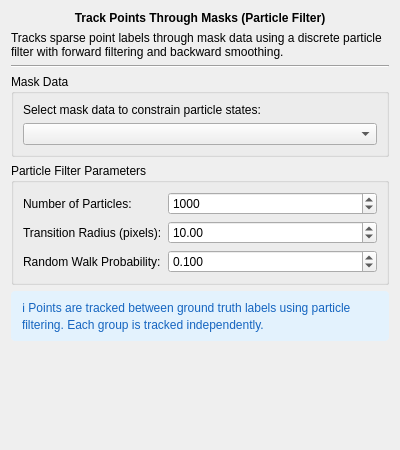
<?xml version="1.0" encoding="UTF-8"?>
<ui version="4.0">
 <class>PointParticleFilter_Widget</class>
 <widget class="QWidget" name="PointParticleFilter_Widget">
  <property name="geometry">
   <rect>
    <x>0</x>
    <y>0</y>
    <width>400</width>
    <height>450</height>
   </rect>
  </property>
  <property name="windowTitle">
   <string>Point Particle Filter</string>
  </property>
  <layout class="QVBoxLayout" name="verticalLayout">
   <item>
    <widget class="QLabel" name="titleLabel">
     <property name="text">
      <string>&lt;b&gt;Track Points Through Masks (Particle Filter)&lt;/b&gt;</string>
     </property>
     <property name="alignment">
      <set>Qt::AlignCenter</set>
     </property>
    </widget>
   </item>
   
   <item>
    <widget class="QLabel" name="descriptionLabel">
     <property name="text">
      <string>Tracks sparse point labels through mask data using a discrete particle filter with forward filtering and backward smoothing.</string>
     </property>
     <property name="wordWrap">
      <bool>true</bool>
     </property>
    </widget>
   </item>
   
   <item>
    <widget class="Line" name="separator1">
     <property name="orientation">
      <enum>Qt::Horizontal</enum>
     </property>
    </widget>
   </item>
   
   <!-- Mask Data Selection -->
   <item>
    <widget class="QGroupBox" name="maskDataGroupBox">
     <property name="title">
      <string>Mask Data</string>
     </property>
     <layout class="QVBoxLayout" name="maskDataLayout">
      <item>
       <widget class="QLabel" name="maskDataLabel">
        <property name="text">
         <string>Select mask data to constrain particle states:</string>
        </property>
       </widget>
      </item>
      <item>
       <widget class="QComboBox" name="maskDataComboBox">
        <property name="toolTip">
         <string>Mask data defines allowable pixel locations for tracking</string>
        </property>
       </widget>
      </item>
     </layout>
    </widget>
   </item>
   
   <!-- Particle Filter Parameters -->
   <item>
    <widget class="QGroupBox" name="filterParamsGroupBox">
     <property name="title">
      <string>Particle Filter Parameters</string>
     </property>
     <layout class="QFormLayout" name="filterParamsLayout">
      <item row="0" column="0">
       <widget class="QLabel" name="numParticlesLabel">
        <property name="text">
         <string>Number of Particles:</string>
        </property>
       </widget>
      </item>
      <item row="0" column="1">
       <widget class="QSpinBox" name="numParticlesSpinBox">
        <property name="toolTip">
         <string>Number of particles for the filter (more particles = better accuracy but slower)</string>
        </property>
        <property name="minimum">
         <number>100</number>
        </property>
        <property name="maximum">
         <number>10000</number>
        </property>
        <property name="singleStep">
         <number>100</number>
        </property>
        <property name="value">
         <number>1000</number>
        </property>
       </widget>
      </item>
      
      <item row="1" column="0">
       <widget class="QLabel" name="transitionRadiusLabel">
        <property name="text">
         <string>Transition Radius (pixels):</string>
        </property>
       </widget>
      </item>
      <item row="1" column="1">
       <widget class="QDoubleSpinBox" name="transitionRadiusSpinBox">
        <property name="toolTip">
         <string>Maximum distance a point can move per frame (pixels)</string>
        </property>
        <property name="minimum">
         <double>1.0</double>
        </property>
        <property name="maximum">
         <double>100.0</double>
        </property>
        <property name="singleStep">
         <double>1.0</double>
        </property>
        <property name="value">
         <double>10.0</double>
        </property>
       </widget>
      </item>
      
      <item row="2" column="0">
       <widget class="QLabel" name="randomWalkProbLabel">
        <property name="text">
         <string>Random Walk Probability:</string>
        </property>
       </widget>
      </item>
      <item row="2" column="1">
       <widget class="QDoubleSpinBox" name="randomWalkProbSpinBox">
        <property name="toolTip">
         <string>Probability of random walk vs local transition (0.0 = always local, 1.0 = always random)</string>
        </property>
        <property name="minimum">
         <double>0.0</double>
        </property>
        <property name="maximum">
         <double>1.0</double>
        </property>
        <property name="singleStep">
         <double>0.01</double>
        </property>
        <property name="decimals">
         <number>3</number>
        </property>
        <property name="value">
         <double>0.1</double>
        </property>
       </widget>
      </item>
     </layout>
    </widget>
   </item>
   
   <!-- Info Label -->
   <item>
    <widget class="QLabel" name="infoLabel">
     <property name="text">
      <string>ℹ️ Points are tracked between ground truth labels using particle filtering. Each group is tracked independently.</string>
     </property>
     <property name="wordWrap">
      <bool>true</bool>
     </property>
     <property name="styleSheet">
      <string>QLabel { 
        background-color: #e3f2fd; 
        padding: 8px; 
        border-radius: 4px;
        color: #1565c0;
      }</string>
     </property>
    </widget>
   </item>
   
   <!-- Spacer -->
   <item>
    <spacer name="verticalSpacer">
     <property name="orientation">
      <enum>Qt::Vertical</enum>
     </property>
     <property name="sizeHint" stdset="0">
      <size>
       <width>20</width>
       <height>40</height>
      </size>
     </property>
    </spacer>
   </item>
  </layout>
 </widget>
 <resources/>
 <connections/>
</ui>
